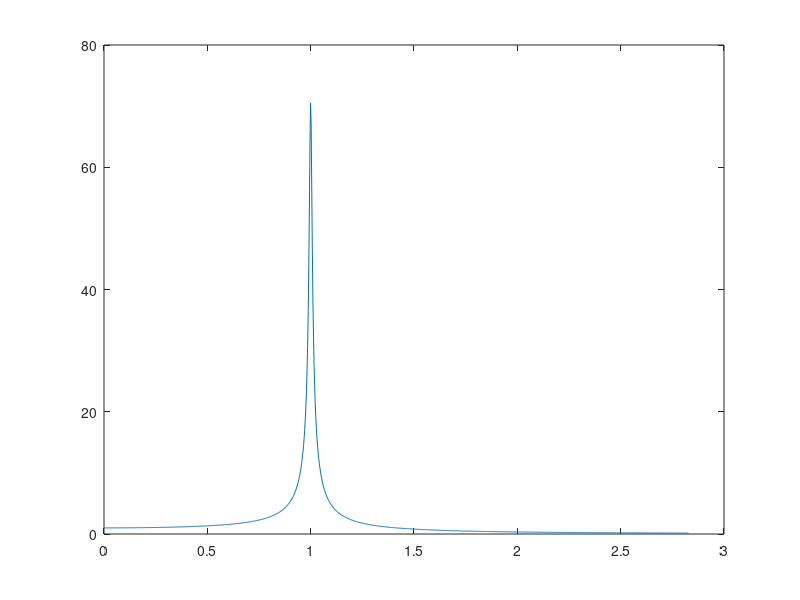

The MATLAB script that drew this image: (Note: this script raises an error after producing the figure.)
%% UNP-homework-I

%%
clear all;
close all;
clc;
format long

%time range
t0=0;
T=400;

%parameters of the mechanical system
m=2;
k=0.2;
s=100;
f0=60;
w=10;
warr=linspace(0,20,1000);
lambda=warr/sqrt(s/m);
D=k/(2*sqrt(s/m)*m);
N=(sqrt((1-lambda.^2).^2+4*D^2*lambda.^2)).^(-1);
plot(lambda,N);


%%
%initial conditions
c1=2;
c2=2;

%timestep
%h=0.005;
%N=(T-t0)/h;
N=5000;

%% forced vibration

amp = fvbrRK4(T,N,m,k,s,f0,w,c1,c2)

%% For loop for the amplification diagram

ii=1;
for w = 2:0.5:10
    amp(ii)= fvbrRK4(T,N,m,k,s,f0,w,c1,c2);
    w_list(ii)=w;
    ii=ii+1;
end

figure 
plot(w_list, amp, '*')

